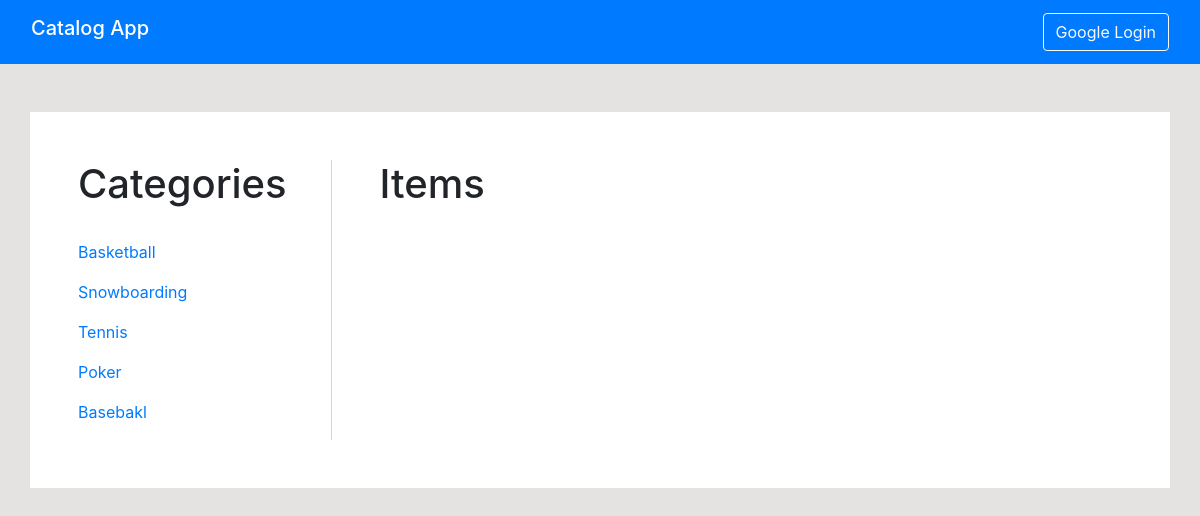
/catalog/8/items/, run on an earlier commit of the app's database.
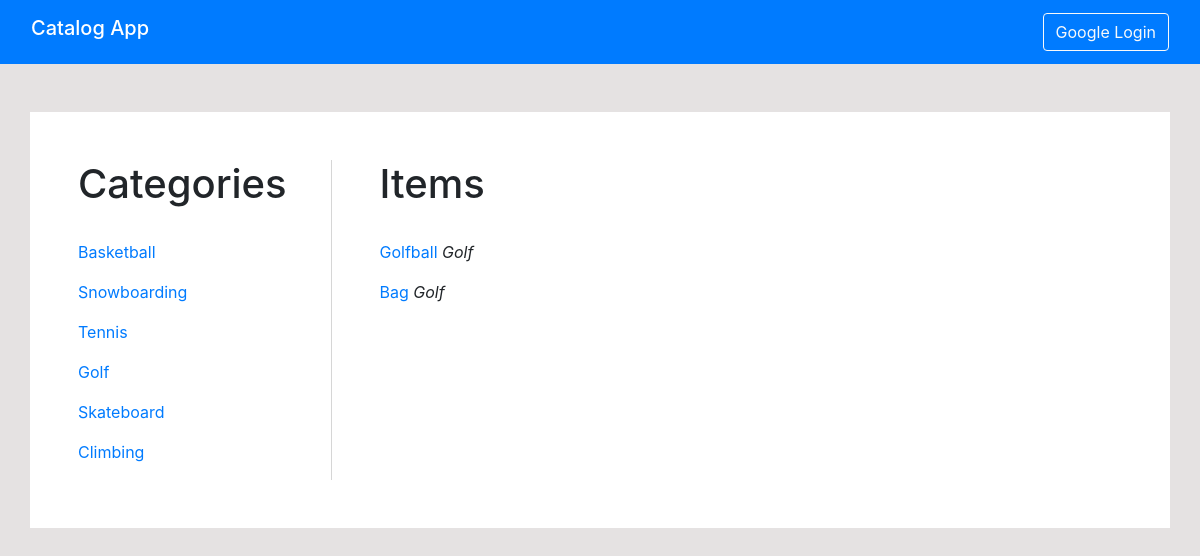
And on a later commit of the database.
### app/models.py (models this page shows, shortened)
class Category(db.Model):
    id = db.Column(db.Integer, primary_key=True)
    title = db.Column(db.String(64), index=True, unique=True)
    items = db.relationship('Item', backref='category', lazy='dynamic')

class Item(db.Model):
    id = db.Column(db.Integer, primary_key=True)
    title = db.Column(db.String(64), index=True, unique=True)
    description = db.Column(db.String(140))
    category_id = db.Column(db.Integer(), db.ForeignKey('category.id'))

### app/routes.py (the view)
@app.route('/catalog/<category_id>/items/')
def category(category_id):
    categories = Category.query.all()
    category = Category.query.get(category_id)
    items = Item.query.filter_by(category=category)
    return render_template('category.html', title='Catalog App',
                           categories=categories, items=items)

### app/templates/category.html
{% extends "base.html" %}
{% block content %}
        <div class="row">
            <div class="col-md-3" style="border-right: 1px solid #D6D6D6;">
                <h1>Categories</h1>
                <br>
                {% for category in categories %}
                <div>
                    <p>
                        <a href="{{url_for('category', category_id = category.id)}}">
                            {{category.title}}
                        </a>
                    </p>
                </div>
                {% endfor %}
            </div>
            <div class="col-md-9  pl-5">
                <h1>Items</h1>
                <br>
                {% for item in items %}
                <div>
                    <p>
                        <a href="{{ url_for('item', category_id = item.category.id, item_id = item.id)}}">
                            {{item.title}}
                        </a>
                        <span class="font-italic">
                        {{item.category.title}}
                        </span>
                    </p>
                </div>
                {% endfor %}
            </div>
        </div>
{% endblock %}

What changed in the data, as far as the page shows it:
changed Category: title "Poker" → "Golf"
changed Category: title "Basebakl" → "Skateboard"
added Category: title "Climbing"
now on this page (row edited): Item: title "Golfball", category "Golf"
added Item: title "Bag", category "Golf"
